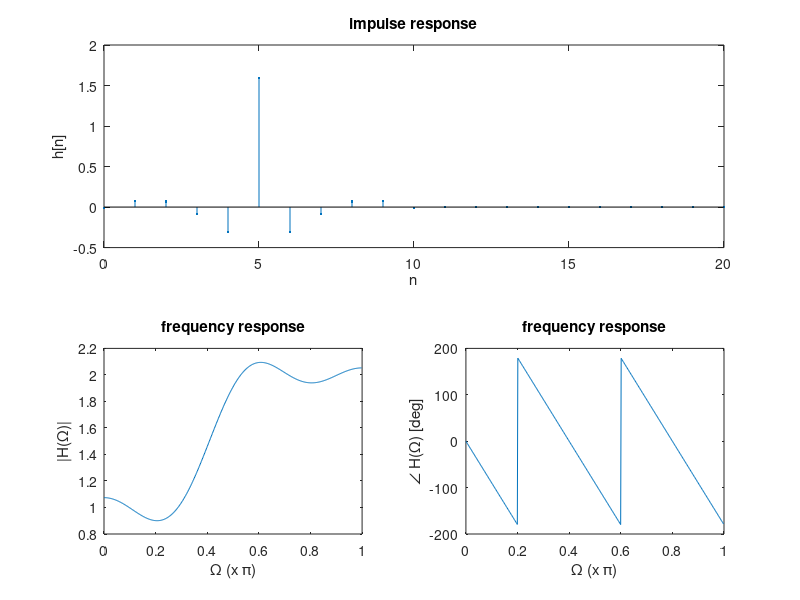

MATLAB code for this plot:
% m_fr_design1.m
% LPF design starting from ideal LPF.

disp('This program designs LPF using Fourier transform method.')
disp(' ')

M = input('Type M for (2M+1)-term causal low pass filter (ex. 30) -->  ');
Omega1 = input('Type \Omega_1 [rad] (cutoff frequency for LPF) (ex.pi/5)-->  ');

len = 2*M + 1;

close all

% impulse response
subplot(2,1,1)
n0 = -M : M;
h0 = 1 ./ (pi*n0) .* sin(Omega1*n0);
h0(M+1) = Omega1 / pi; % by L'hospital's rule

N = len + 10;
n = 0 : N-1;
h = zeros(1,N);
h(1:len) = h0;
stem(n,h,'.'), title('impulse response')
xlabel('n'), ylabel('h[n]')

% set coeffs of x and y terms
a = zeros(1,len); % coeff of y terms
a(1) = 1;
b = h0; % coeff of x terms

% frequency response
[H,w] = freqz(b,a);

subplot(2,2,3)
plot(w/pi,abs(H)), title('frequency response')
xlabel('\Omega (x \pi)'), ylabel('|H(\Omega)|')
    
subplot(2,2,4)
plot(w/pi,angle(H)*180/pi), title('frequency response')
xlabel('\Omega (x \pi)'), ylabel('\angle H(\Omega) [deg]')